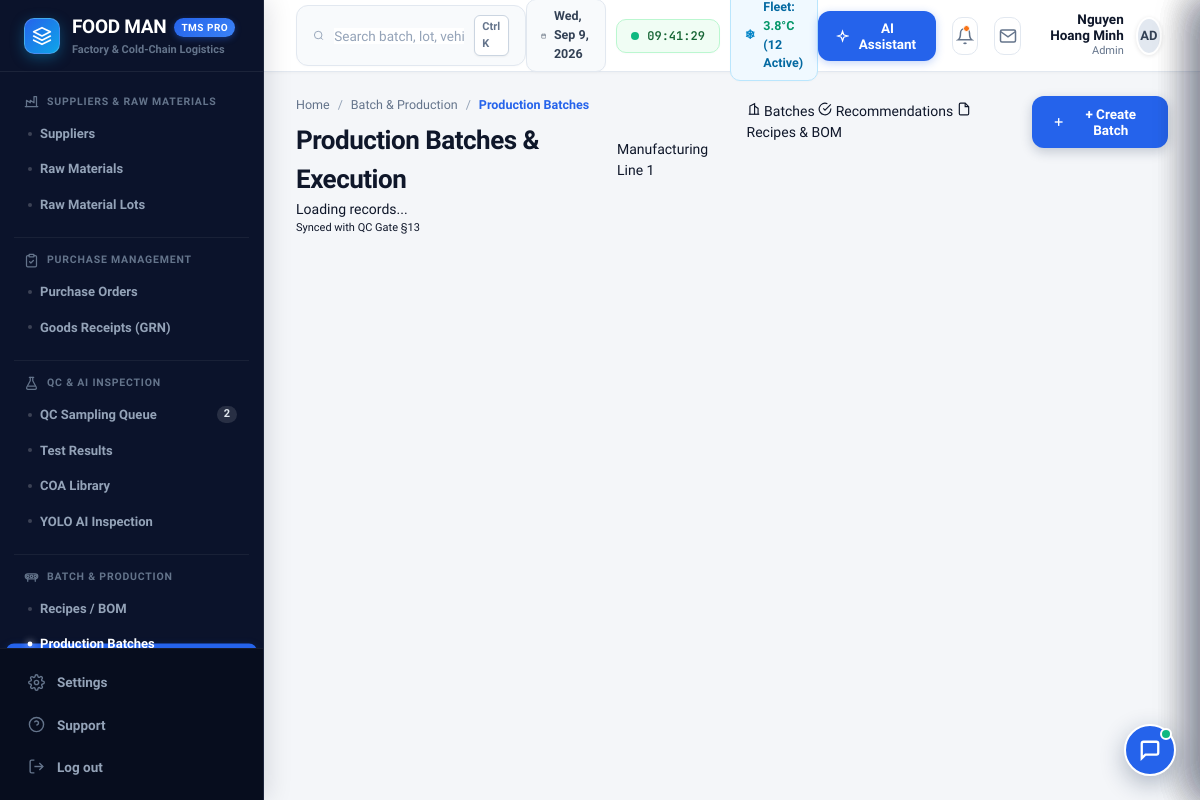
The page /production (signed in) on the database its author committed.
### models/user.py (models this page shows, shortened)
class User(Base):
    __tablename__ = 'users'
    id = Column(Integer, primary_key=True, autoincrement=True)
    email = Column(String(120), unique=True, nullable=False, index=True)
    password_hash = Column(String(255), nullable=False)
    full_name = Column(String(100), nullable=False)
    role = Column(String(50), nullable=False, default=RoleEnum.PRODUCTION.value)
    avatar_initials = Column(String(10), default="FM")
    department = Column(String(100), default="Operations")
    is_active = Column(Boolean, default=True, nullable=False)
    created_at = Column(DateTime, default=datetime.datetime.utcnow)
    def is_admin(self) -> bool:
        return self.role == RoleEnum.ADMIN.value

### routes/production.py (the view)
@production_bp.route('/production')
@login_required
@role_required(RoleEnum.PRODUCTION, RoleEnum.ADMIN)
def index():
    view = request.args.get('view', 'batches')
    user = get_current_user()
    user_role = RoleEnum(user.role) if user and user.role in [r.value for r in RoleEnum] else RoleEnum.PRODUCTION
    permitted_modules = ROLE_MODULE_PERMISSIONS.get(user_role, ['production', 'alerts'])
    return render_template(
        'production.html',
        active_view=view,
        current_module='production',
        user=user,
        permitted_modules=permitted_modules
    )

### templates/production.html (shortened to what this page needs)
{% extends "base.html" %}
{% block content %}
<div class="procurement-container">
  <div class="page-header-row">
    <div>
      <nav class="breadcrumb-strip">
        <span>Home</span>
        <span style="color:var(--text-light)">/</span>
        <span>Batch & Production</span>
        <span style="color:var(--text-light)">/</span>
        <span class="active-crumb">
          {% if active_view == 'recommendations' %}BOM Readiness & Recommendations
          {% elif active_view == 'recipes' %}Recipes & BOM
          {% else %}Production Batches
          {% endif %}
        </span>
      </nav>
      <div style="display:flex;align-items:center;gap:12px;">
        <h1 class="page-title-main">
          {% if active_view == 'recommendations' %}BOM Planning & Readiness
          {% elif active_view == 'recipes' %}Recipes & Bill of Materials
          {% else %}Production Batches & Execution
          {% endif %}
        </h1>
        <span class="role-badge-pill" id="productionCountBadge">Manufacturing Line 1</span>
      </div>
    </div>
    <div style="display:flex;align-items:center;gap:12px;">
      <div class="view-mode-pills">
        <a href="{{ url_for('production.index', view='batches') }}"
           class="view-pill-btn {% if active_view == 'batches' or not active_view %}active{% endif %}">
          <svg width="14" height="14" viewBox="0 0 24 24" fill="none" stroke="currentColor" stroke-width="2"><path d="M3 21h18"></path><path d="M5 21V7l8-4v18"></path><path d="M19 21V11l-6-4"></path></svg>
          <span>Batches</span>
        </a>
        <a href="{{ url_for('production.index', view='recommendations') }}"
           class="view-pill-btn {% if active_view == 'recommendations' %}active{% endif %}">
          <svg width="14" height="14" viewBox="0 0 24 24" fill="none" stroke="currentColor" stroke-width="2"><path d="M22 11.08V12a10 10 0 1 1-5.93-9.14"></path><polyline points="22 4 12 14.01 9 11.01"></polyline></svg>
          <span>Recommendations</span>
        </a>
        <a href="{{ url_for('production.index', view='recipes') }}"
           class="view-pill-btn {% if active_view == 'recipes' %}active{% endif %}">
          <svg width="14" height="14" viewBox="0 0 24 24" fill="none" stroke="currentColor" stroke-width="2"><path d="M14 2H6a2 2 0 0 0-2 2v16a2 2 0 0 0 2 2h12a2 2 0 0 0 2-2V8z"></path><polyline points="14 2 14 8 20 8"></polyline></svg>
          <span>Recipes & BOM</span>
        </a>
      </div>
      {% if active_view == 'recipes' %}
      <button class="btn-primary-action" id="btnOpenRecipeModal" onclick="ProductionApp.openRecipeModal()">
        <svg width="16" height="16" viewBox="0 0 24 24" fill="none" stroke="currentColor" stroke-width="2.5"><line x1="12" y1="5" x2="12" y2="19"></line><line x1="5" y1="12" x2="19" y2="12"></line></svg>
        <span>+ Add Recipe</span>
      </button>
      {% else %}
      <button class="btn-primary-action" id="btnOpenBatchWizard" onclick="ProductionApp.openWizard()">
        <svg width="16" height="16" viewBox="0 0 24 24" fill="none" stroke="currentColor" stroke-width="2.5"><line x1="12" y1="5" x2="12" y2="19"></line><line x1="5" y1="12" x2="19" y2="12"></line></svg>
        <span>+ Create Batch</span>
      </button>
      {% endif %}
    </div>
  </div>
  <div class="procurement-main-content">
    <div class="content-summary-header">
      <div class="count-indicator">
        <span class="count-bold" id="totalRecordsCount">Loading records...</span>
      </div>
      <div style="display:flex;gap:10px;align-items:center;">
        <span class="status-pill status-pill-approved" style="font-size:11px;">
           Synced with QC Gate §13
        </span>
      </div>
    </div>
  </div>
</div>
{% endblock %}

### templates/base.html (shortened to what this page needs)
<!DOCTYPE html>
<html lang="en">
<head>
  <link rel="stylesheet" href="{{ url_for('static', filename='css/design-system.css') }}">
</head>
<body>
  <div class="app-shell">
    <aside class="sidebar">
      <div class="sidebar-header">
        <div class="brand-icon">
          <svg viewBox="0 0 24 24" fill="none" stroke="currentColor" stroke-width="2" stroke-linecap="round" stroke-linejoin="round">
            <path d="M12 2L2 7l10 5 10-5-10-5zM2 17l10 5 10-5M2 12l10 5 10-5"></path>
          </svg>
        </div>
        <div class="brand-info">
          <div class="brand-text-title">
            FOOD MAN
            <span class="brand-badge">TMS PRO</span>
          </div>
          <div class="brand-text-sub">Factory & Cold-Chain Logistics</div>
        </div>
      </div>
      <nav class="sidebar-menu">
        {% if 'procurement' in permitted_modules %}
        <div class="nav-workflow-group">
          <div class="nav-group-header">
            <svg class="nav-group-icon" viewBox="0 0 24 24" fill="none" stroke="currentColor" stroke-width="2" stroke-linecap="round" stroke-linejoin="round">
              <path d="M2 20h20"></path>
              <path d="M4 20V10l6 4V10l6 4V4h4v16"></path>
            </svg>
            <span>Suppliers & Raw Materials</span>
          </div>
          <div class="nav-group-items">
            <a href="{{ url_for('procurement.index', view='suppliers') }}"
               class="nav-workflow-link {% if current_module == 'procurement' and active_view == 'suppliers' %}active{% endif %}"
               title="Suppliers Directory">
              <span>Suppliers</span>
            </a>
            <a href="{{ url_for('procurement.index', view='raw-materials') }}"
               class="nav-workflow-link {% if current_module == 'procurement' and active_view == 'raw-materials' %}active{% endif %}"
               title="Raw Materials & Catalog">
              <span>Raw Materials</span>
            </a>
            <a href="{{ url_for('procurement.index', view='lots') }}"
               class="nav-workflow-link {% if current_module == 'procurement' and active_view == 'lots' %}active{% endif %}"
               title="Raw Material Lots & Intake">
              <span>Raw Material Lots</span>
            </a>
          </div>
        </div>
        {% endif %}
        {% if 'procurement' in permitted_modules %}
        <div class="nav-workflow-group">
          <div class="nav-group-header">
            <span>Purchase Management</span>
          </div>
          <div class="nav-group-items">
            <a href="{{ url_for('procurement.index', view='po') }}"
               class="nav-workflow-link {% if current_module == 'procurement' and active_view == 'po' %}active{% endif %}"
               title="Purchase Orders">
              <span>Purchase Orders</span>
            </a>
            <a href="{{ url_for('procurement.index', view='grn') }}"
               class="nav-workflow-link {% if current_module == 'procurement' and active_view == 'grn' %}active{% endif %}"
               title="Goods Receipt Notes">
              <span>Goods Receipts (GRN)</span>
            </a>
          </div>
        </div>
        {% endif %}
        {% if 'qc' in permitted_modules %}
        <div class="nav-workflow-group">
          <div class="nav-group-header">
            <svg class="nav-group-icon" viewBox="0 0 24 24" fill="none" stroke="currentColor" stroke-width="2" stroke-linecap="round" stroke-linejoin="round">
              <path d="M10 2v5.5L4.4 18c-.8 1.4.2 3.2 1.8 3.2h11.6c1.6 0 2.6-1.8 1.8-3.2L14 7.5V2"></path>
              <path d="M8.5 2h7"></path>
              <path d="M7 16h10"></path>
            </svg>
            <span>QC & AI Inspection</span>
          </div>
          <div class="nav-group-items">
            <a href="{{ url_for('qc.index', view='queue') }}"
               class="nav-workflow-link {% if current_module == 'qc' and (active_view == 'queue' or not active_view) %}active{% endif %}"
               title="QC Sampling Queue">
              <span>QC Sampling Queue</span>
              {% if pending_qc_count and pending_qc_count > 0 %}
                <span class="nav-badge-count">{{ pending_qc_count }}</span>
              {% endif %}
            </a>
            <a href="{{ url_for('qc.index', view='tests') }}"
               class="nav-workflow-link {% if current_module == 'qc' and active_view == 'tests' %}active{% endif %}"
               title="Lab Test Records">
              <span>Test Results</span>
            </a>
            <a href="{{ url_for('qc.index', view='coa') }}"
               class="nav-workflow-link {% if current_module == 'qc' and active_view == 'coa' %}active{% endif %}"
               title="Certificate of Analysis Library">
              <span>COA Library</span>
            </a>
            <a href="{{ url_for('qc.index', view='ai-inspection') }}"
               class="nav-workflow-link {% if current_module == 'qc' and active_view == 'ai-inspection' %}active{% endif %}"
               title="YOLO Inspection Review">
              <span>YOLO AI Inspection</span>
            </a>
          </div>
        </div>
        {% endif %}
        {% if 'production' in permitted_modules %}
        <div class="nav-workflow-group">
          <div class="nav-group-header">
            <span>Batch & Production</span>
          </div>
          <div class="nav-group-items">
            <a href="{{ url_for('production.index', view='recipes') }}"
               class="nav-workflow-link {% if current_module == 'production' and active_view == 'recipes' %}active{% endif %}"
               title="Recipes & BOM Specifications">
              <span>Recipes / BOM</span>
            </a>
            <a href="{{ url_for('production.index', view='batches') }}"
               class="nav-workflow-link {% if current_module == 'production' and (active_view == 'batches' or not active_view) %}active{% endif %}"
               title="Active Production Batches">
              <span>Production Batches</span>
            </a>
          </div>
        </div>
        {% endif %}
      </nav>
      <div class="sidebar-footer">
        <a href="{{ url_for('dashboard.alerts_view') }}" class="sidebar-footer-link" title="Settings">
          <span>Settings</span>
        </a>
        <a href="javascript:void(0)" onclick="document.getElementById('btnChatbotTrigger').click()" class="sidebar-footer-link" title="Support & AI Help">
          <svg viewBox="0 0 24 24" fill="none" stroke="currentColor" stroke-width="2">
            <circle cx="12" cy="12" r="10"></circle>
            <path d="M9.09 9a3 3 0 0 1 5.83 1c0 2-3 3-3 3"></path>
            <line x1="12" y1="17" x2="12.01" y2="17"></line>
          </svg>
          <span>Support</span>
        </a>
        <a href="{{ url_for('auth.logout') }}" class="sidebar-footer-link link-logout" title="Sign out">
          <svg viewBox="0 0 24 24" fill="none" stroke="currentColor" stroke-width="2">
            <path d="M9 21H5a2 2 0 0 1-2-2V5a2 2 0 0 1 2-2h4"></path>
            <polyline points="16 17 21 12 16 7"></polyline>
            <line x1="21" y1="12" x2="9" y2="12"></line>
          </svg>
          <span>Log out</span>
        </a>
      </div>
    </aside>
    <main class="main-shell">
      <header class="topbar">
        <div class="topbar-search-box">
          <svg viewBox="0 0 24 24" fill="none" stroke="currentColor" stroke-width="2">
            <circle cx="11" cy="11" r="8"></circle>
            <line x1="21" y1="21" x2="16.65" y2="16.65"></line>
          </svg>
          <input type="text" id="topbarSearchInput" class="search-field" placeholder="Search batch, lot, vehicle, order..." onkeyup="if(event.key === 'Enter' && this.value.trim()){ window.location.href = '/traceability?q=' + encodeURIComponent(this.value.trim()); }">
          <span class="topbar-kbd-shortcut">Ctrl K</span>
        </div>
        <div class="tms-telemetry-bar">
          <div class="tms-telemetry-chip" title="Today's Operational Date">
            <svg width="14" height="14" viewBox="0 0 24 24" fill="none" stroke="currentColor" stroke-width="2">
              <rect x="3" y="4" width="18" height="18" rx="2" ry="2"></rect>
              <line x1="16" y1="2" x2="16" y2="6"></line>
              <line x1="8" y1="2" x2="8" y2="6"></line>
              <line x1="3" y1="10" x2="21" y2="10"></line>
            </svg>
            <span id="baseLiveDateChip">Wednesday, Sep 9, 2026</span>
          </div>
          <div class="tms-telemetry-chip chip-live" title="Real-time System Clock">
            <span class="tms-pulse-dot"></span>
            <span id="baseLiveTimeChip" class="mono-text">13:35:00</span>
          </div>
          <div class="tms-telemetry-chip chip-reefer" onclick="window.location.href='/warehouse?view=dispatches'" title="Reefer Fleet Cold-Chain IoT Telemetry (Click to inspect)">
            <span style="color:#0284C7;font-weight:700;">❄</span>
            <span>Fleet: <strong style="color:#059669;">3.8°C</strong> (12 Active)</span>
          </div>
        </div>
        <div class="topbar-right-group">
          <button class="btn-axion-ai" id="topbarBtnAiAssistant" onclick="document.getElementById('btnChatbotTrigger').click()" title="FoodMan AI Assistant">
            <svg viewBox="0 0 24 24" fill="none" stroke="currentColor" stroke-width="2.2">
              <path d="M12 3l1.912 5.885a2 2 0 001.272 1.272L21 12l-5.816 1.843a2 2 0 00-1.272 1.272L12 21l-1.912-5.885a2 2 0 00-1.272-1.272L3 12l5.816-1.843a2 2 0 001.272-1.272L12 3z"></path>
            </svg>
            <span>AI Assistant</span>
          </button>
          <button class="btn-topbar-icon" id="btnNotificationBell" onclick="toggleNotificationDropdown()" title="System Notifications">
            <svg viewBox="0 0 24 24" fill="none" stroke="currentColor" stroke-width="2">
              <path d="M18 8A6 6 0 0 0 6 8c0 7-3 9-3 9h18s-3-2-3-9"></path>
              <path d="M13.73 21a2 2 0 0 1-3.46 0"></path>
            </svg>
            <span class="icon-ping-dot"></span>
          </button>
          <button class="btn-topbar-icon" onclick="window.location.href='{{ url_for('dashboard.alerts_view') }}'" title="Alerts & Messages">
            <svg viewBox="0 0 24 24" fill="none" stroke="currentColor" stroke-width="2">
              <path d="M4 4h16c1.1 0 2 .9 2 2v12c0 1.1-.9 2-2 2H4c-1.1 0-2-.9-2-2V6c0-1.1.9-2 2-2z"></path>
              <polyline points="22,6 12,13 2,6"></polyline>
            </svg>
          </button>
          <div class="topbar-user-profile" title="{{ user.full_name if user and user.full_name else 'Aron Ryder' }}">
            <div class="topbar-user-info">
              <span class="topbar-user-name">{{ user.full_name if user and user.full_name else 'Aron Ryder' }}</span>
              <span class="topbar-user-role">{{ user.role if user and user.role else 'Production Engineer' }}</span>
            </div>
            <div class="topbar-user-avatar">
              {{ user.avatar_initials if user and user.avatar_initials else 'AR' }}
            </div>
          </div>
        </div>
      </header>
      <div class="workspace-scroll">
        {% block content %}{% endblock %}
      </div>
    </main>
  </div>
  <button class="btn-chatbot-floating" id="btnChatbotTrigger" title="FoodMan AI Assistant (Operations Copilot)">
    <svg width="22" height="22" viewBox="0 0 24 24" fill="none" stroke="currentColor" stroke-width="2.5">
      <path d="M21 15a2 2 0 0 1-2 2H7l-4 4V5a2 2 0 0 1 2-2h14a2 2 0 0 1 2 2z"></path>
    </svg>
    <span class="chatbot-floating-pulse" title="AI Copilot Online"></span>
  </button>
</body>
</html>

### rows shown on the page
User: full_name "Nguyen Hoang Minh", role "Admin", avatar_initials "AD"

### other values the page prints
{{ pending_qc_count }} "2"
